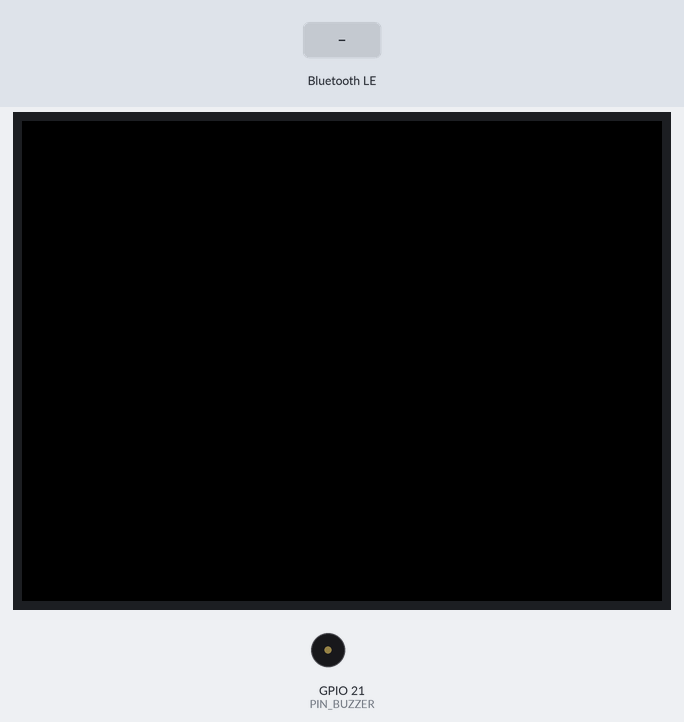
Simulated run of this program. Board: ESP32-S3. Parts: 320×240 colour display, buzzer (waves = sounding). The inputs (shaded band) are chosen by the test bench. Nothing arrives over Bluetooth unless stated; a phone connects over Bluetooth LE 3 s after start; what the program prints to the serial monitor is not drawn.

Above: at 2.0 s.
2.1 s: Bluetooth LE write "1" received
At 2.41 s:
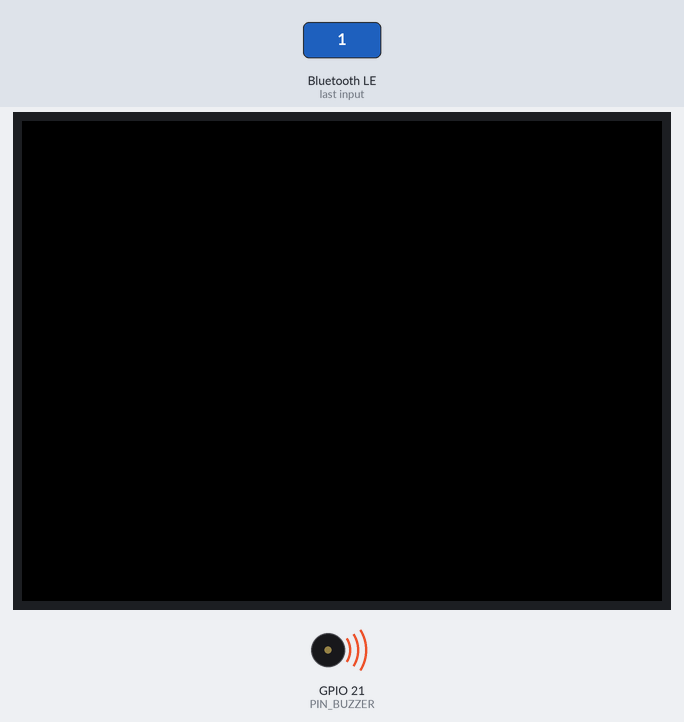
Timing chart, 0 to 5.1 s (numbered marks = the images above; inputs shaded):
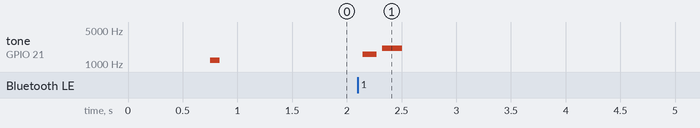

Measured:
- after the input at 2.1 s, tone on GPIO 21 (PIN_BUZZER): silent → 1568 Hz at once, → silent 0.13 s later, → 2093 Hz 0.05 s later, → silent 0.18 s later

The program:

main.cpp
```cpp
// BLE PoC —— 照搬能用版配置 + M5.begin(电源保持) + 只加 NimBLE(不画屏),隔离崩因。
#include <M5Unified.h>
#include <NimBLEDevice.h>

#define NUS_SVC "6E400001-B5A3-F393-E0A9-E50E24DCCA9E"
#define NUS_RX  "6E400002-B5A3-F393-E0A9-E50E24DCCA9E"
#define PIN_BUZZER 21
#define BUZ_CH 6

static volatile bool g_connected = false;
static volatile bool g_dirty = false;
static String g_msg;

static void beep(int f, int ms) { ledcWriteTone(BUZ_CH, f); delay(ms); ledcWriteTone(BUZ_CH, 0); }

class RxCB : public NimBLECharacteristicCallbacks {
    void onWrite(NimBLECharacteristic* c) { g_msg = String(c->getValue().c_str()); g_dirty = true; }
};
class SrvCB : public NimBLEServerCallbacks {
    void onConnect(NimBLEServer*) { g_connected = true; }
    void onDisconnect(NimBLEServer* s) { g_connected = false; s->startAdvertising(); }
};

void setup() {
    auto cfg = M5.config();
    cfg.clear_display = false;
    M5.begin(cfg);                 // 关键:初始化电源(PMS150G 保持供电)
    Serial.begin(115200);
    delay(600);
    Serial.println("\n[boot] BLE PoC (M5.begin + NimBLE) starting");
    ledcSetup(BUZ_CH, 2000, 10); ledcAttachPin(PIN_BUZZER, BUZ_CH);
    beep(1200, 90);

    NimBLEDevice::init("M5PaperNotify");
    NimBLEDevice::setPower(ESP_PWR_LVL_P9);
    NimBLEServer* server = NimBLEDevice::createServer();
    server->setCallbacks(new SrvCB());
    NimBLEService* svc = server->createService(NUS_SVC);
    NimBLECharacteristic* rx = svc->createCharacteristic(NUS_RX, NIMBLE_PROPERTY::WRITE | NIMBLE_PROPERTY::WRITE_NR);
    rx->setCallbacks(new RxCB());
    svc->start();
    NimBLEAdvertising* adv = NimBLEDevice::getAdvertising();
    adv->addServiceUUID(NUS_SVC);
    adv->setScanResponse(true);
    NimBLEDevice::startAdvertising();
    Serial.println("[ble] advertising as M5PaperNotify");
}

void loop() {
    if (g_dirty) { g_dirty = false; beep(1568, 130); delay(50); beep(2093, 180); Serial.printf("[ble] rx: %s\n", g_msg.c_str()); }
    static uint32_t hb = 0;
    if (millis() - hb > 3000) { hb = millis(); Serial.printf("[hb] adv connected=%d\n", g_connected); }
    delay(20);
}
```
